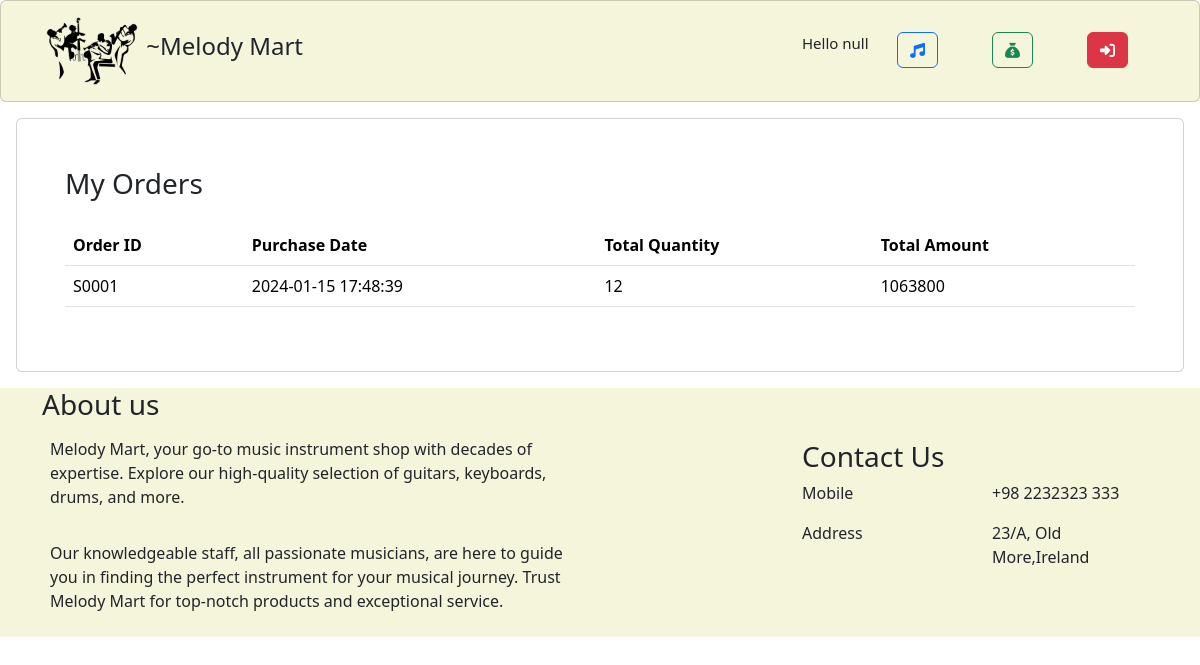
/customerOrders.php, run on the app's committed database.
### tables this page shows
CREATE TABLE `sales` (
  `id` int(3) NOT NULL,
  `saleId` varchar(6) NOT NULL,
  `date` varchar(20) NOT NULL,
  `totAmount` int(100) NOT NULL,
  `totQty` int(100) NOT NULL,
  `userName` varchar(20) NOT NULL
);

### customerOrders.php (the view, shortened to what this page needs)
<?php
include 'customerHeader.php';
require_once 'connection.php';
$sql = "SELECT * FROM sales";
$stmt = $conn->prepare($sql);
$stmt->execute();
$result = $stmt->get_result();
?>
<div class="card m-3 p-5">
    <div class="topic">
        <h3>My Orders</h3>
    </div>
    <div class="contentBody mt-3">
        <table class="table">
            <thead>
                <tr>
                    <th>Order ID</th>
                    <th>Purchase Date</th>
                    <th>Total Quantity</th>
                    <th>Total Amount</th>
                </tr>
            </thead>
            <tbody>
                <?php
                if ($result) {
                    while ($row = $result->fetch_assoc()) {
                        ?>
                        <tr>
                            <td><?php echo htmlspecialchars($row["saleId"]) ?></td>
                            <td><?php echo htmlspecialchars($row["date"]) ?></td>
                            <td><?php echo htmlspecialchars($row["totQty"]) ?></td>
                            <td><?php echo htmlspecialchars($row["totAmount"]) ?></td>
                        </tr>
                        <?php
                    }
                }
                ?>
            </tbody>
        </table>
    </div>
</div>
<?php
include 'footer.php';
?>

### data on the page
sales: saleId "S0001", date "2024-01-15 17:48:39", totQty "12", totAmount "1063800"
